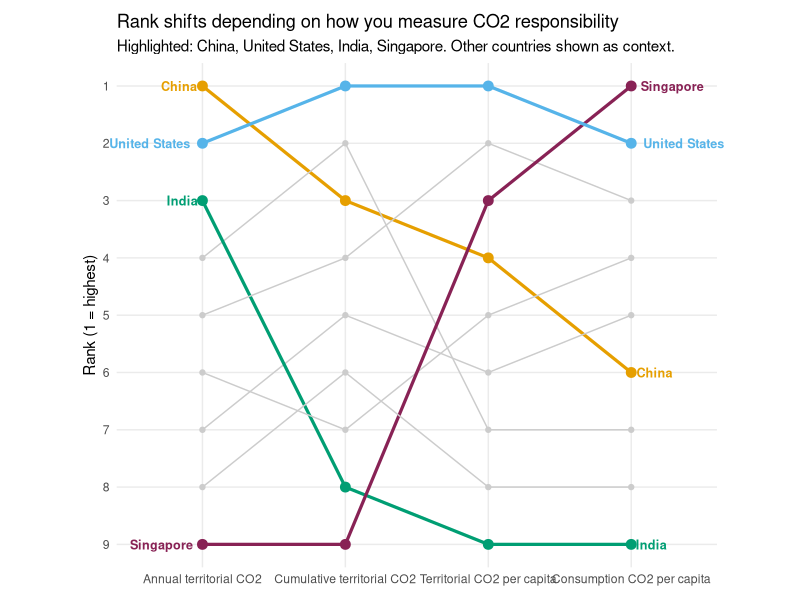
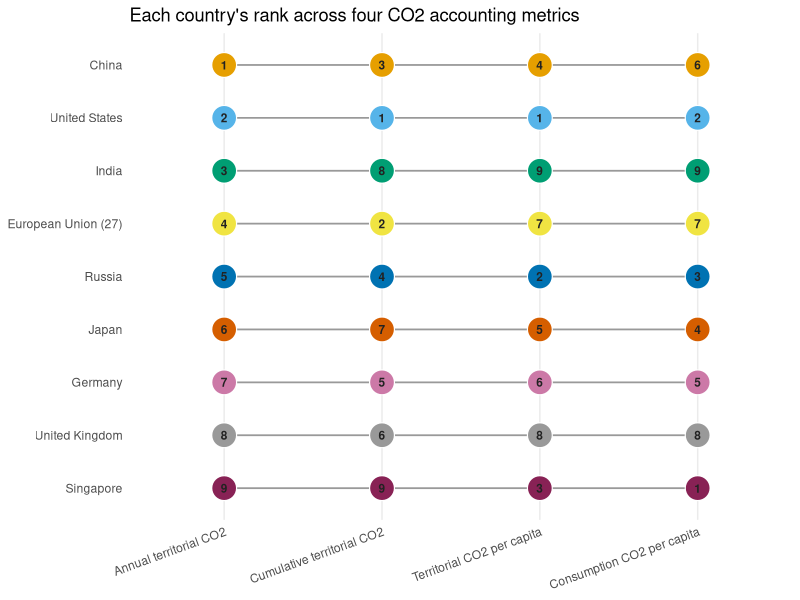
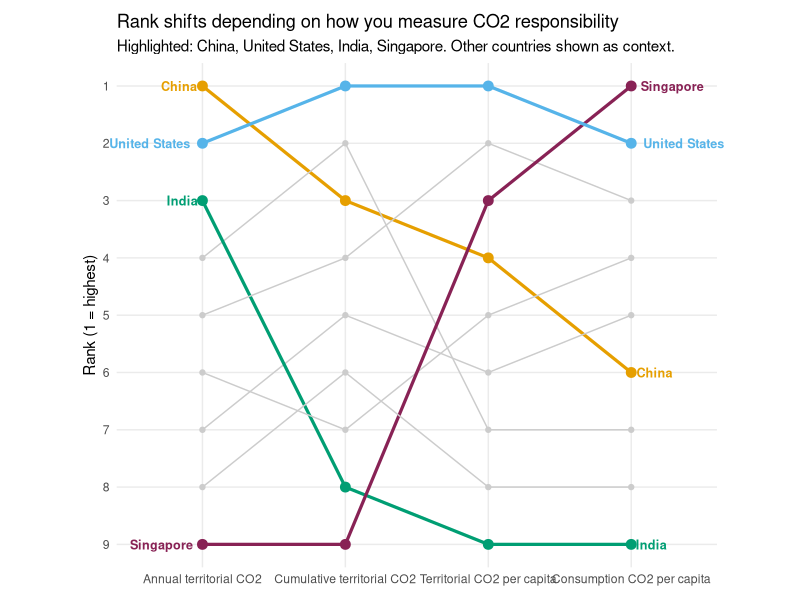
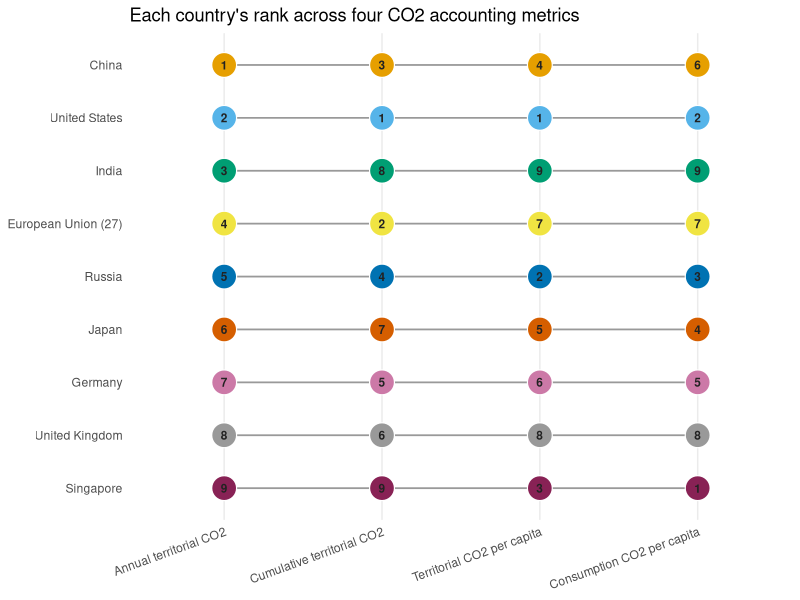

These figures' R source, in order:
## ---- chunk 1
library(tidyverse)

plot_data <- read_csv("../data/cleaned/co2_metric_comparison_long.csv", show_col_types = FALSE)

metric_levels <- c(
  "Annual territorial CO2",
  "Cumulative territorial CO2",
  "Territorial CO2 per capita",
  "Consumption CO2 per capita"
)

plot_data <- plot_data |>
  mutate(metric = factor(metric, levels = metric_levels))

country_palette <- c(
  "China" = "#E69F00",
  "United States" = "#56B4E9",
  "India" = "#009E73",
  "European Union (27)" = "#F0E442",
  "Russia" = "#0072B2",
  "Japan" = "#D55E00",
  "Germany" = "#CC79A7",
  "United Kingdom" = "#999999",
  "Singapore" = "#882255"
)

# Countries to highlight in color; everyone else fades to gray context lines.
highlight_countries <- c("China", "United States", "India", "Singapore")

plot_data <- plot_data |>
  mutate(
    highlight = country %in% highlight_countries,
    line_color = if_else(highlight, country, "Other")
  )

highlight_palette <- c(country_palette[highlight_countries], "Other" = "#cccccc")
## ---- chunk 2
bump_chart <- ggplot(
  plot_data,
  aes(x = metric, y = rank, group = country, color = line_color)
) +
  geom_line(aes(linewidth = highlight), lineend = "round") +
  geom_point(aes(size = highlight)) +
  geom_text(
    data = filter(plot_data, metric == first(metric_levels), highlight),
    aes(label = country),
    hjust = 1.15, size = 3.2, fontface = "bold"
  ) +
  geom_text(
    data = filter(plot_data, metric == last(metric_levels), highlight),
    aes(label = country),
    hjust = -0.15, size = 3.2, fontface = "bold"
  ) +
  scale_y_reverse(breaks = 1:9) +
  scale_color_manual(values = highlight_palette, guide = "none") +
  scale_linewidth_manual(values = c(`TRUE` = 1.1, `FALSE` = 0.5), guide = "none") +
  scale_size_manual(values = c(`TRUE` = 3, `FALSE` = 1.5), guide = "none") +
  labs(
    title = "Rank shifts depending on how you measure CO2 responsibility",
    subtitle = "Highlighted: China, United States, India, Singapore. Other countries shown as context.",
    x = NULL, y = "Rank (1 = highest)"
  ) +
  theme_minimal(base_size = 11) +
  theme(
    panel.grid.minor = element_blank(),
    plot.margin = margin(10, 60, 10, 60)
  ) +
  coord_cartesian(clip = "off")

bump_chart
ggsave("bump_chart.png", bump_chart, width = 10, height = 6, dpi = 300)
## ---- chunk 3
country_order <- plot_data |>
  filter(metric == "Annual territorial CO2") |>
  arrange(rank) |>
  pull(country)

dot_data <- plot_data |>
  mutate(country = factor(country, levels = rev(country_order)))

connected_dot_plot <- ggplot(dot_data, aes(x = metric, y = country, group = country)) +
  geom_line(color = "#999999", linewidth = 0.6) +
  geom_point(aes(fill = country), shape = 21, size = 8, color = "white", stroke = 0.6) +
  geom_text(aes(label = rank), size = 3, fontface = "bold", color = "#222222") +
  scale_fill_manual(values = country_palette, guide = "none") +
  labs(
    title = "Each country's rank across four CO2 accounting metrics",
    x = NULL, y = NULL
  ) +
  theme_minimal(base_size = 11) +
  theme(
    panel.grid.major.y = element_blank(),
    axis.text.x = element_text(angle = 20, hjust = 1)
  )

connected_dot_plot
ggsave("connected_dot_plot.png", connected_dot_plot, width = 10, height = 6, dpi = 300)
